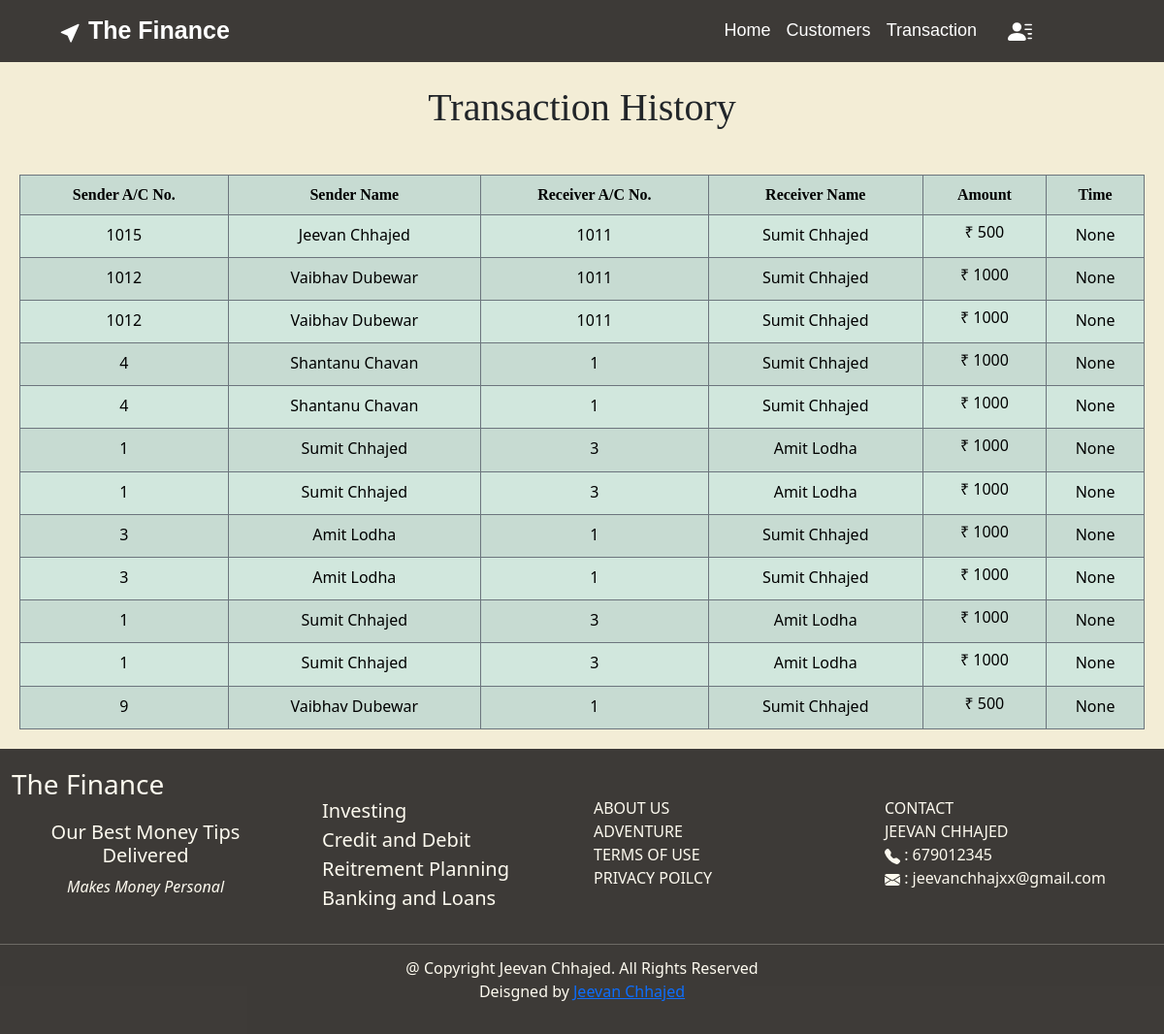
Before: /transactionhistory with the older database file.
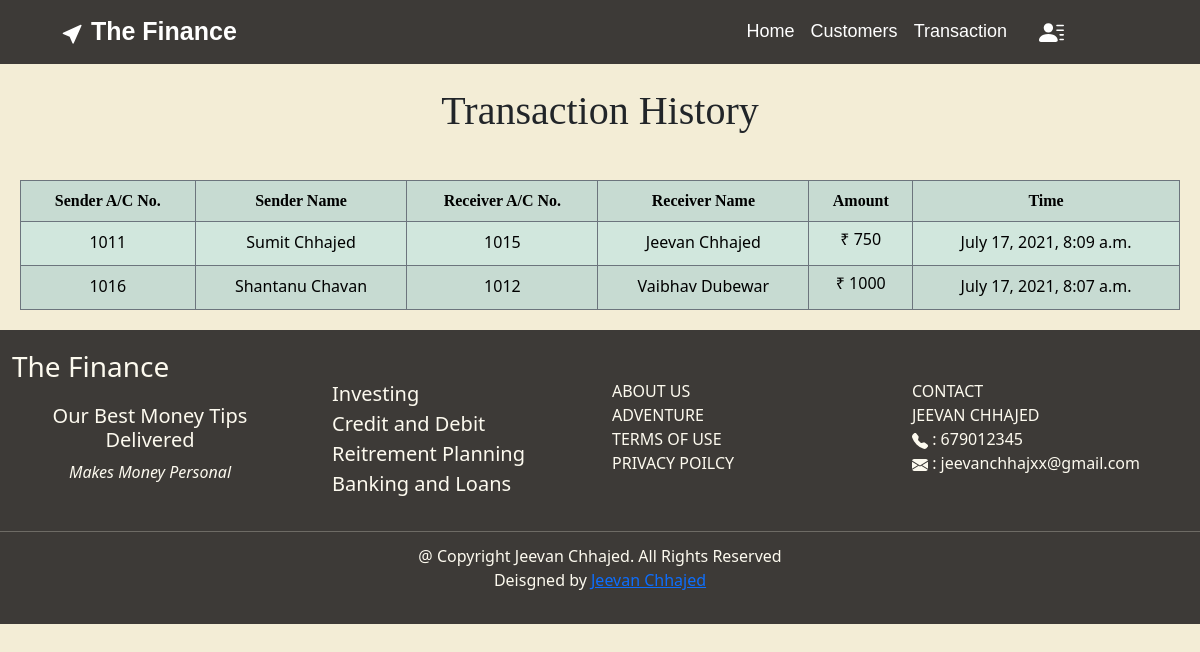
After: the same page with the newer database file.
### bank_app/models.py (models this page shows)
class TransactionHistory(models.Model):
    sender_id=models.IntegerField()
    sender_name=models.CharField(max_length=100)
    receiver_id=models.IntegerField()
    receiver_name=models.CharField(max_length=100)
    amount_fee=models.IntegerField()
    time=models.DateTimeField(auto_now_add=True)

### bank_app/views.py (the view)
# urls.py: path('transactionhistory',views.transactionhistory,name="transactionhistory"),
def transactionhistory(request):
    if request.method == 'GET':
        tran=TransactionHistory.objects.filter().order_by('-time')
        return render(request,'transaction.html',{'hist':tran})

### templates/transaction.html (shortened to what this page needs)
{% extends 'base.html' %}
{% block body %}
<div>
<h1 style="margin-top: -50px;padding: 25px;
text-align: center;font-family: 'Noto Sans JP'; text-decoration-style: solid;">Transaction History</h1>
<div style="margin: 20px;">
    <table class="table table-success table-bordered border-secondary table-striped">
        <tr style="text-align: center;font-family: 'Noto Sans JP';font-weight:bold;">
            <th>Sender A/C No.</th>
            <th>Sender Name</th>
            <th>Receiver A/C No.</th>
            <th>Receiver Name</th>
            <th>Amount</th>
            <th>Time</th>
        </tr>
        {% for i in hist %}
        <tr style="text-align: center;">
            <td>{{ i.sender_id }}</td>
            <td>{{ i.sender_name }}</td>
            <td>{{ i.receiver_id }}</td>
            <td>{{ i.receiver_name }}</td>
            <td>
                <h6>&#8377 {{ i.amount_fee }}</h6>
            </td>
            <td>{{ i.time }}</td>
        </tr>
        {% endfor %}
    </table>
</div>
</div>
{% endblock body %}

### templates/base.html (shortened to what this page needs)
{% load static %}
{% static "images" as baseUrl %}
<!DOCTYPE html>
<html lang="en">
<head>
  <link href="https://cdn.jsdelivr.net/npm/bootstrap@5.0.2/dist/css/bootstrap.min.css" rel="stylesheet"
>
  <link href="https://cdn.jsdelivr.net/npm/bootstrap@5.0.2/dist/css/bootstrap.min.css" rel="stylesheet"
>
</head>
<body style="background-color: rgb(243, 237, 214)">
  <nav class="navbar navbar-expand-lg navbar-dark" style="background-color: rgb(31, 29, 29, 0.856) ">
    <div class="container-fluid">
      <a class="navbar-brand" href="#" style="margin-left: 50px; font-family: 'Noto Sans JP', sans-serif; font-size: 25px;
      font-weight: bold;">
        <svg xmlns="http://www.w3.org/2000/svg" width="22" height="22" fill="currentColor" class="bi bi-cursor-fill"
          viewBox="0 0 16 16">
          <path
            d="M14.082 2.182a.5.5 0 0 1 .103.557L8.528 15.467a.5.5 0 0 1-.917-.007L5.57 10.694.803 8.652a.5.5 0 0 1-.006-.916l12.728-5.657a.5.5 0 0 1 .556.103z" />
        </svg>
        The Finance
      </a>
      <div class="collapse navbar-collapse justify-content-md-end" id="navbarNav">
        <ul class="navbar-nav" style="margin-right: 100px; font-family: 'Noto Sans JP', sans-serif; font-size: 18px;
         font-weight: 400;  color: black;">
          <li class="nav-item">
            <a class="nav-link active" aria-current="page" href="/">Home</a>
          </li>
          <li class="nav-item">
            <a class="nav-link active" aria-current="page" href="/customers">Customers</a>
          </li>
          <li class="nav-item">
            <a class="nav-link active" aria-current="page" href="/transactionhistory">Transaction</a>
          </li>
          <li class="nav-item">
            <a class="nav-link active mx-3" aria-current="page" href="#footer">
            </a>
          </li>
        </ul>
      </div>
    </div>
  </nav>
  <br><br>
  {% block body %}{% endblock body %}
</body>
<footer class="page-footer font-small teal pt-4" id="footer" style="background-color: rgba(31, 29, 29, 0.856);color: rgb(253, 250, 239);">
  <div class="container-fluid">
    <p style="margin-left: 30px; margin-top: -20px;">
    <h3> The Finance</h3>
    </p>
    <div class="row" style="margin-top: -20px; margin-bottom: 5px;">
      <div class="col-lg-3 mb-md-0 mb-3" style="text-align: center; margin-top: 25px;">
        <h5>Our Best Money Tips Delivered</h5>
        <p style="font-style: italic;">Makes Money Personal</p>
      </div>
      <div class="col-lg-3 ">
        <p style="font-size: 20px; margin-left: 20px; font-weight: 400;">
          Investing <br>
          Credit and Debit <br>
          Reitrement Planning <br>
          Banking and Loans <br>
        </p>
      </div>
      <div class="col-lg-3 mb-md-0 mb-3">
        <p>
          ABOUT US <br> ADVENTURE <br> TERMS OF USE <br> PRIVACY POILCY
        </p>
      </div>
      <div class="col-lg-3 mb-md-0 mb-3">
        <p>
          CONTACT <br> JEEVAN CHHAJED <br>
           : 679012345 <br>
           : jeevanchhajxx@gmail.com
        </p>
      </div>
    </div>
  </div>
  <hr>
  <div class="footer-copyright text-center py-3" style="margin-top: -20px;">
    <p>
      @ Copyright Jeevan Chhajed. All Rights Reserved <br>
      Deisgned by <a href="">Jeevan Chhajed</a>
    </p>
  </div>
</footer>
</html>

Changed rows visible on the page:
removed TransactionHistory: sender_id "1015", sender_name "Jeevan Chhajed", receiver_id "1011", receiver_name "Sumit Chhajed", amount_fee "500", time "None"
removed TransactionHistory: sender_id "1012", sender_name "Vaibhav Dubewar", receiver_id "1011", receiver_name "Sumit Chhajed", amount_fee "1000", time "None"
removed TransactionHistory: sender_id "1012", sender_name "Vaibhav Dubewar", receiver_id "1011", receiver_name "Sumit Chhajed", amount_fee "1000", time "None"
removed TransactionHistory: sender_id "4", sender_name "Shantanu Chavan", receiver_id "1", receiver_name "Sumit Chhajed", amount_fee "1000", time "None"
removed TransactionHistory: sender_id "4", sender_name "Shantanu Chavan", receiver_id "1", receiver_name "Sumit Chhajed", amount_fee "1000", time "None"
removed TransactionHistory: sender_id "1", sender_name "Sumit Chhajed", receiver_id "3", receiver_name "Amit Lodha", amount_fee "1000", time "None"
removed TransactionHistory: sender_id "1", sender_name "Sumit Chhajed", receiver_id "3", receiver_name "Amit Lodha", amount_fee "1000", time "None"
removed TransactionHistory: sender_id "3", sender_name "Amit Lodha", receiver_id "1", receiver_name "Sumit Chhajed", amount_fee "1000", time "None"
removed TransactionHistory: sender_id "3", sender_name "Amit Lodha", receiver_id "1", receiver_name "Sumit Chhajed", amount_fee "1000", time "None"
removed TransactionHistory: sender_id "1", sender_name "Sumit Chhajed", receiver_id "3", receiver_name "Amit Lodha", amount_fee "1000", time "None"
removed TransactionHistory: sender_id "1", sender_name "Sumit Chhajed", receiver_id "3", receiver_name "Amit Lodha", amount_fee "1000", time "None"
removed TransactionHistory: sender_id "9", sender_name "Vaibhav Dubewar", receiver_id "1", receiver_name "Sumit Chhajed", amount_fee "500", time "None"
added TransactionHistory: sender_id "1011", sender_name "Sumit Chhajed", receiver_id "1015", receiver_name "Jeevan Chhajed", amount_fee "750", time "July 17, 2021, 8:09 a.m."
added TransactionHistory: sender_id "1016", sender_name "Shantanu Chavan", receiver_id "1012", receiver_name "Vaibhav Dubewar", amount_fee "1000", time "July 17, 2021, 8:07 a.m."
